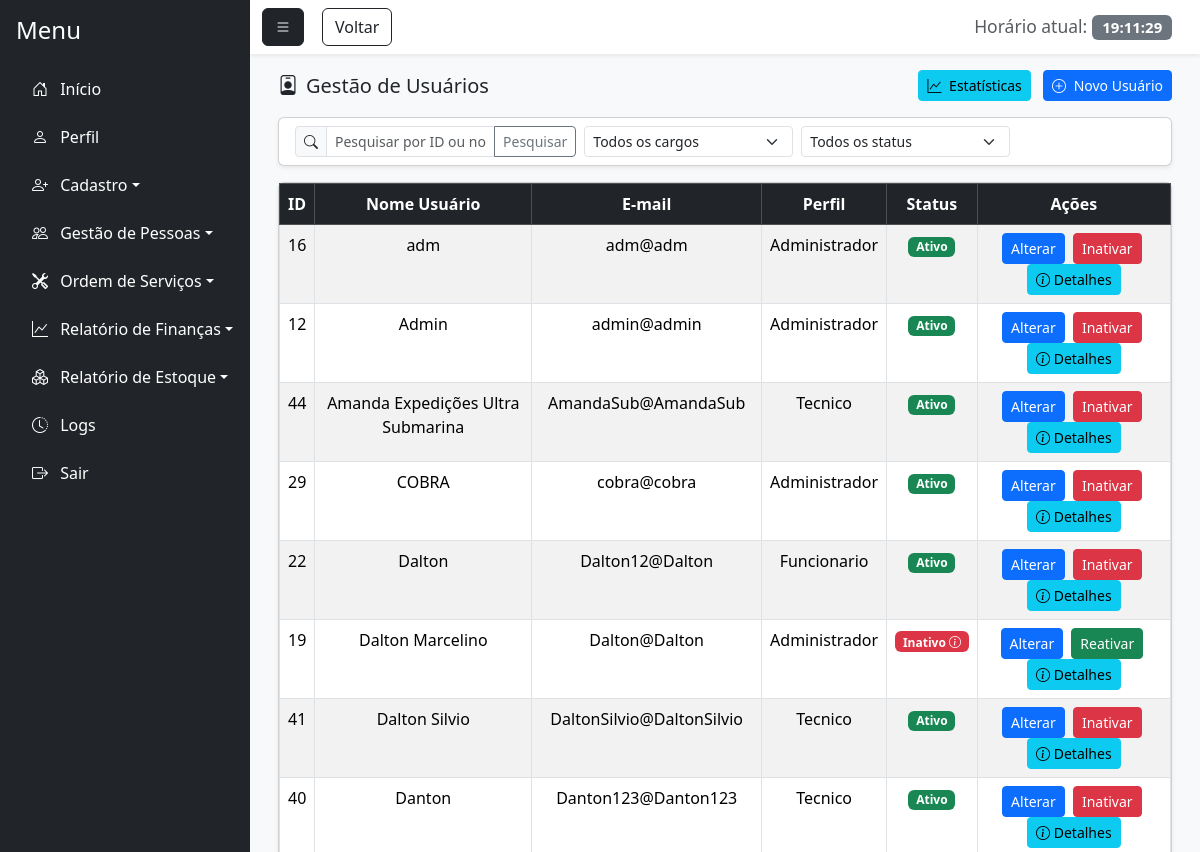
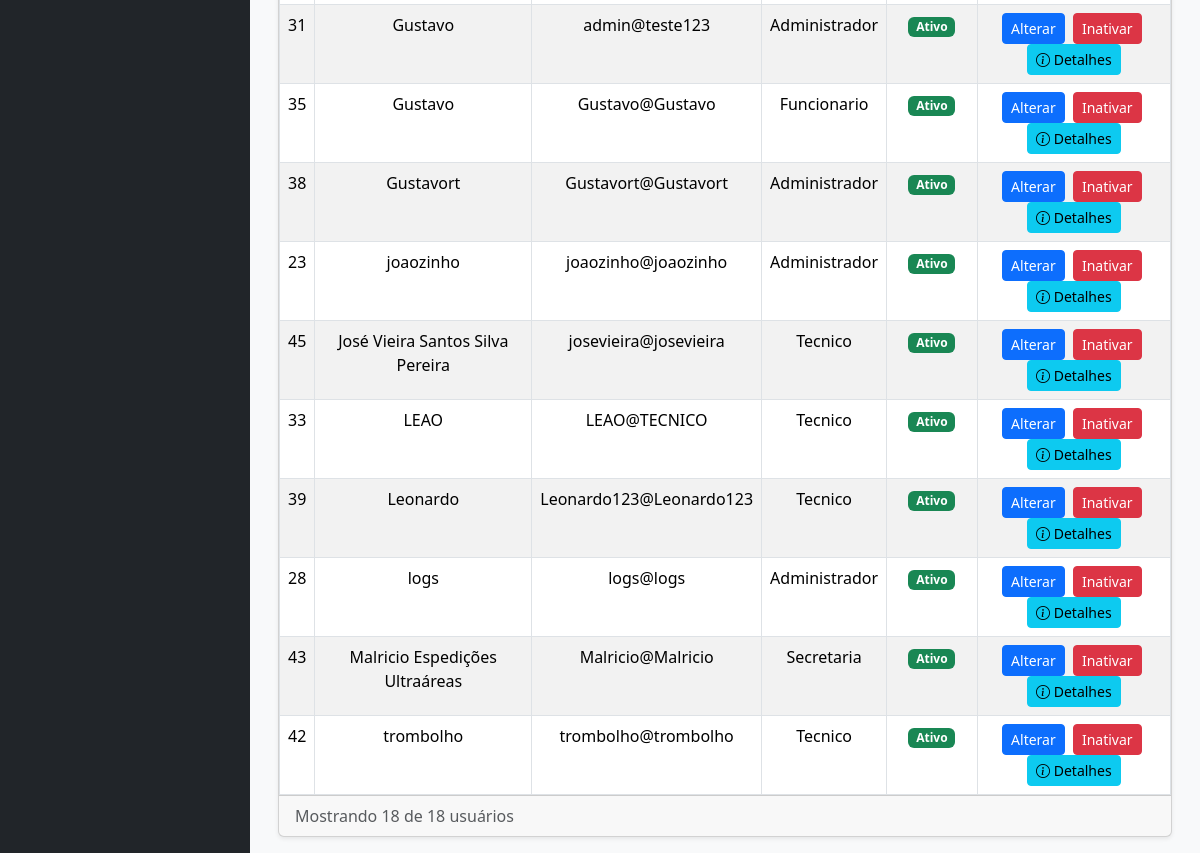
/gestao_usuario.php (signed in), run on an earlier commit of the app's database (2 pictures, top to bottom).
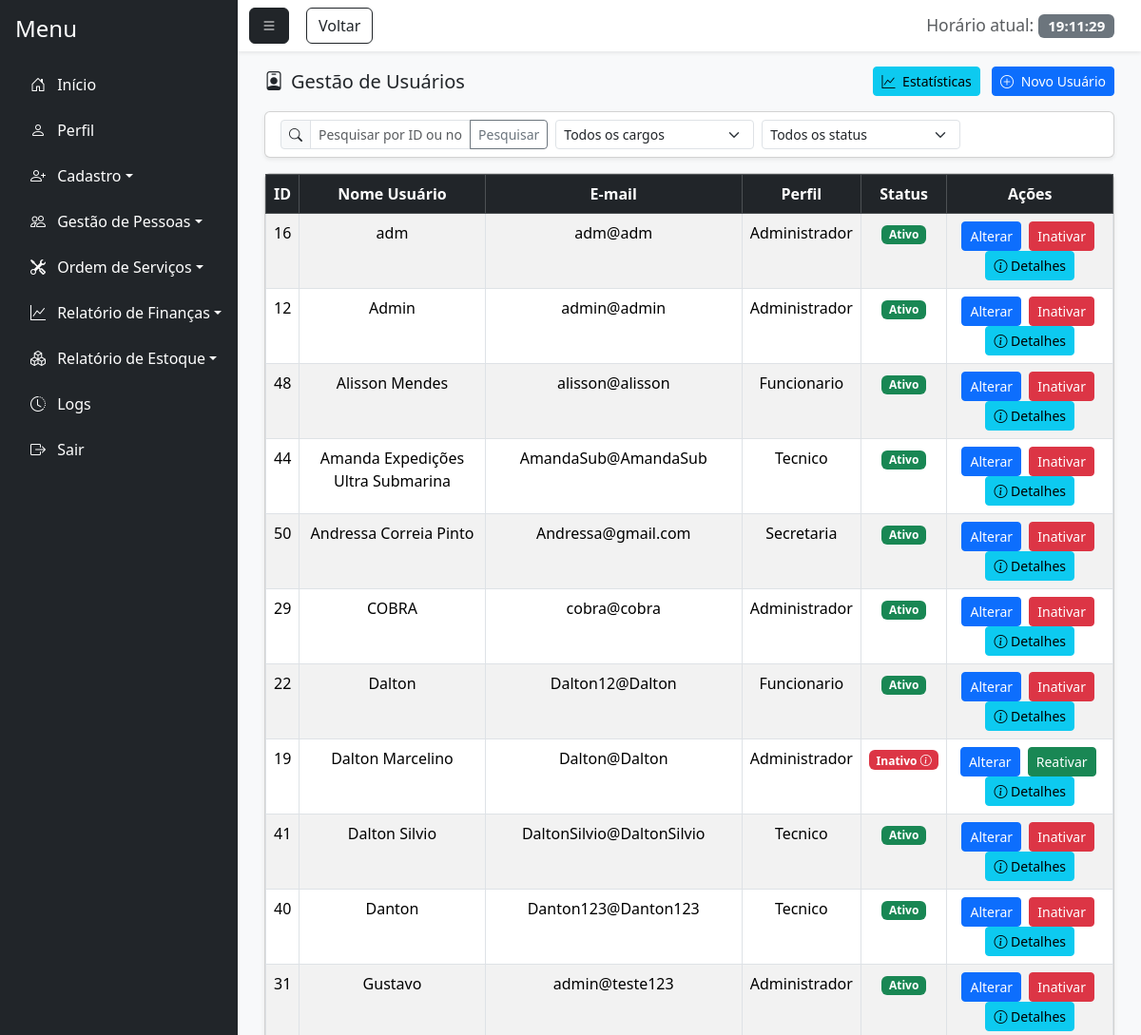
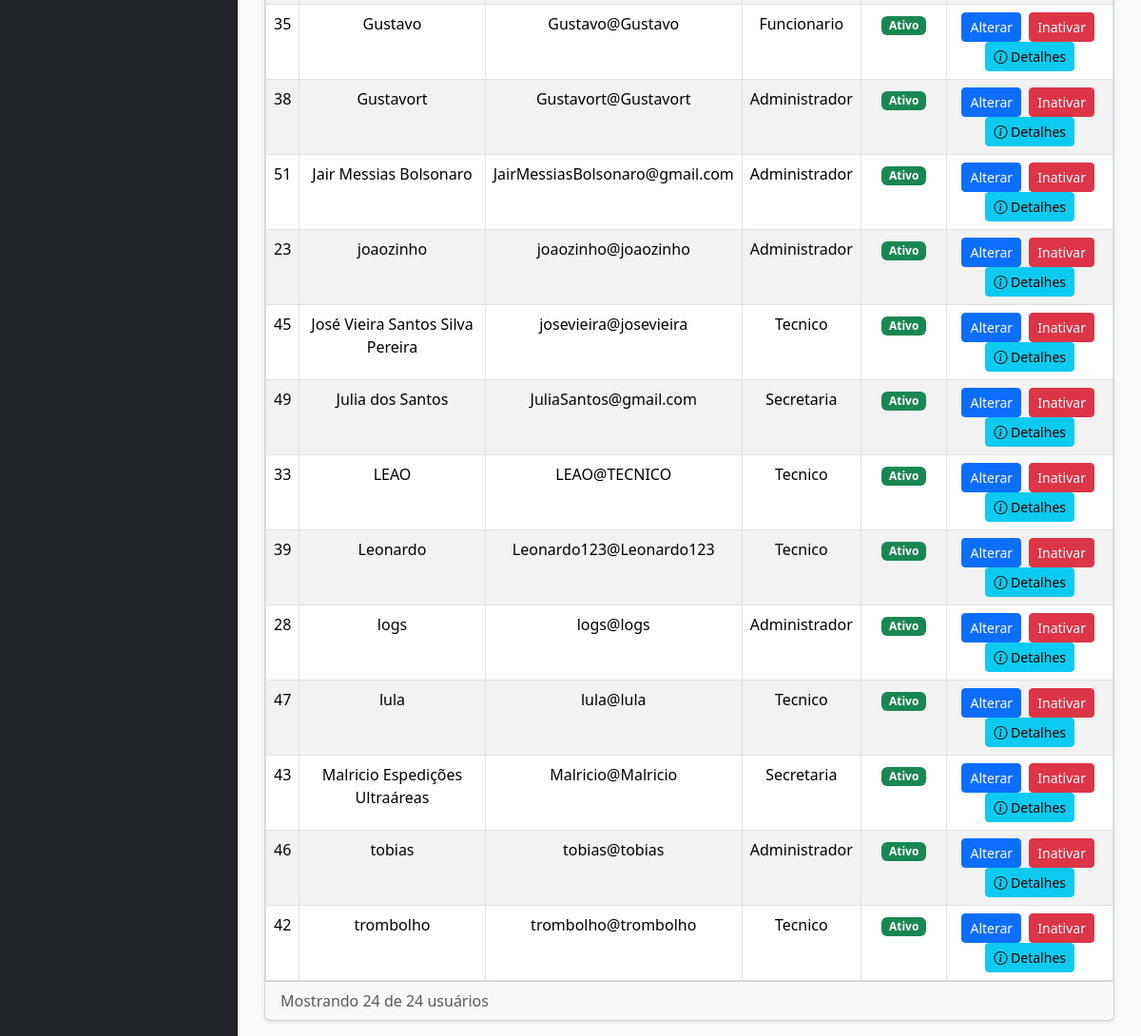
And on a later commit of the database (2 pictures, top to bottom).
### tables this page shows
CREATE TABLE `usuario` (
  `id_usuario` int(11) NOT NULL,
  `nome_usuario` varchar(100) NOT NULL,
  `senha` varchar(255) NOT NULL,
  `email` varchar(100) NOT NULL,
  `senha_temporaria` tinyint(1) DEFAULT 0,
  `id_perfil` int(11) NOT NULL,
  `status` enum('Ativo','Inativo') DEFAULT 'Ativo',
  `id_motivo_inatividade` int(11) DEFAULT NULL,
  `data_inatividade` date DEFAULT NULL,
  `observacao_inatividade` text DEFAULT NULL
);

CREATE TABLE `perfil` (
  `id_perfil` int(11) NOT NULL,
  `nome_perfil` varchar(100) NOT NULL
);

### gestao_usuario.php (the view, shortened to what this page needs)
<?php
    require_once 'conexao.php';
    require_once 'php/permissoes.php';
    $sql = "SELECT u.*, p.nome_perfil, m.descricao as motivo_inatividade
            FROM usuario u
            LEFT JOIN perfil p ON u.id_perfil = p.id_perfil
            LEFT JOIN motivo_inatividade m ON u.id_motivo_inatividade = m.id_motivo";
    $sql .= " ORDER BY u.nome_usuario ASC";
    $stmt = $pdo->prepare($sql);
    $stmt->execute();
    $usuarios = $stmt->fetchAll(PDO::FETCH_ASSOC);
$stmt->execute();
$usuarios = $stmt->fetchALL(PDO::FETCH_ASSOC);
?>
<!DOCTYPE html>
<html lang="pt-BR">
<head>
    <link href="https://cdn.jsdelivr.net/npm/bootstrap@5.3.7/dist/css/bootstrap.min.css" rel="stylesheet">
    <link rel="stylesheet" href="https://cdn.jsdelivr.net/npm/bootstrap-icons@1.11.1/font/bootstrap-icons.css">
    <link href="https://cdn.jsdelivr.net/npm/bootstrap-icons@1.11.1/font/bootstrap-icons.css" rel="stylesheet">
    <link rel="stylesheet" href="css/login.css">
</head>
<body class="bg-light">
    <div class="d-flex vh-100 bg-light">
        <div class="flex-grow-1 d-flex flex-column">
            <nav class="navbar navbar-light bg-white shadow-sm">
                <div class="container-fluid">
                    <button class="btn btn-dark" id="menu-toggle"><i class="bi bi-list"></i></button>
                    <button class="btn btn-outline-dark" style="position: absolute; margin-left: 60px;" onclick="history.back()">Voltar</button>
                    <span class="navbar-brand mb-0 h1">
                        <small class="text-muted">Horário atual:</small>
                        <span id="liveClock" class="badge bg-secondary"></span>
                    </span>
                </div>
            </nav>
            <div class="flex-grow-1 p-3" style="overflow-y: auto;">
                <div class="container-fluid">
                    <div class="d-flex justify-content-between align-items-center mb-3">
                <h5 class="mb-0"><i class="bi bi-person-badge me-2"></i>Gestão de Usuários</h5>
                <div>
                    <button class="btn btn-info btn-sm me-2" data-bs-toggle="modal" data-bs-target="#modalEstatisticas">
                        <i class="bi bi-graph-up me-1"></i> Estatísticas
                    </button>
                    <a href="cadastro_usuario.php" class="btn btn-primary btn-sm">
                        <i class="bi bi-plus-circle me-1"></i> Novo Usuário
                    </a>
                </div>
            </div>
                    <div class="card shadow-sm mb-3">
                        <div class="card-body py-2">
                            <form method="GET" action="gestao_usuario.php" id="filterForm">
                                <div class="row g-2">
                                    <div class="col-md-4">
                                        <div class="input-group input-group-sm">
                                            <span class="input-group-text"><i class="bi bi-search"></i></span>
                                            <input type="text" id="busca" name="busca" class="form-control"
                                                placeholder="Pesquisar por ID ou nome..."
                                                value="<?= isset($_GET['busca']) ? htmlspecialchars($_GET['busca']) : '' ?>">
                                            <button class="btn btn-outline-secondary" type="submit">Pesquisar</button>
                                        </div>
                                    </div>
                                    <div class="col-md-3">
                                        <select name="id_perfil" id="id_perfil" class="form-select form-select-sm">
                                            <option value="">Todos os cargos</option>
                                        </select>
                                    </div>
                                    <div class="col-md-3">
                                        <select name="status" id="status" class="form-select form-select-sm">
                                            <option value="">Todos os status</option>
                                        </select>
                                    </div>
                                    <div class="col-md-2">
                                    </div>
                                </div>
                            </form>
                        </div>
                    </div>
                    <div class="card shadow-sm">
                        <div class="card-body p-0">
                            <div class="table-responsive">
                                <?php if(!empty($usuarios)): ?>
                                    <table class="table table-striped table-hover table-bordered mb-0">
                                        <thead class="table-dark">
                                            <tr>
                                                <th><center>ID</center></th>
                                                <th><center>Nome Usuário</center></th>
                                                <th><center>E-mail</center></th>
                                                <th><center>Perfil</center></th>
                                                <th><center>Status</center></th>
                                                <th class="text-center">Ações</th>
                                            </tr>
                                        </thead>
                                        <tbody>
                                            <?php foreach($usuarios as $usuario): ?>
                                                <tr>
                                                    <td><center><?=htmlspecialchars($usuario['id_usuario'])?></center></td>
                                                    <td><center><?=htmlspecialchars($usuario['nome_usuario'])?></center></td>
                                                    <td><center><?=htmlspecialchars($usuario['email'])?></center></td>
                                                    <td><center><?=htmlspecialchars($usuario['nome_perfil'])?></center></td>
                                                    <td>
                                                        <center>
                                                            <?php if($usuario['status'] == 'Ativo'): ?>
                                                                <span class="badge bg-success">Ativo</span>
                                                            <?php else: ?>
                                                                <span class="badge bg-danger badge-details" onclick="mostrarDetalhesUsuario(<?=htmlspecialchars($usuario['id_usuario'])?>)">
                                                                    Inativo <i class="bi bi-info-circle"></i>
                                                                </span>
                                                            <?php endif; ?>
                                                        </center>
                                                    </td>
                                                    <td class="text-center">
                                                        <a href="#" class="btn btn-sm btn-primary me-1" onclick="carregarDadosUsuario(<?=htmlspecialchars($usuario['id_usuario'])?>)">Alterar</a>
                                                        <?php if($usuario['status'] == 'Ativo'): ?>
                                                            <a href="inativar_usuario.php?id=<?=htmlspecialchars($usuario['id_usuario'])?>" class="btn btn-sm btn-danger me-1">Inativar</a>
                                                        <?php else: ?>
                                                            <a href="gestao_usuario.php?id=<?=htmlspecialchars($usuario['id_usuario'])?>&acao=reativar" class="btn btn-sm btn-success me-1" onclick="return confirm('Tem certeza que deseja reativar este usuário?')">Reativar</a>
                                                        <?php endif; ?>
                                                        <button class="btn btn-sm btn-info" onclick="mostrarDetalhesUsuario(<?=htmlspecialchars($usuario['id_usuario'])?>)">
                                                            <i class="bi bi-info-circle"></i> Detalhes
                                                        </button>
                                                    </td>
                                                </tr>
                                            <?php endforeach;?>
                                        </tbody>
                                    </table>
                                <?php else: ?><br>
                                    <center><p>Nenhum usuário encontrado.</p></center>
                                <?php endif; ?>
                        </div>
                        <div class="card-footer py-2">
                            <div class="d-flex justify-content-between align-items-center">
                                <div>
                                    <span class="text-muted">Mostrando <?= count($usuarios) ?> de <?= count($usuarios) ?> usuários</span>
                                </div>
                            </div>
                        </div>
                    </div>
                </div>
            </div>
</body>
</html>

### php/permissoes.php (shortened to what this page needs)
<?php
$permissoes = [
    1 => [
        "Início" => ["principal.php"],
        "Perfil" => ["perfil.php"],
        "Cadastro" => [
            "cadastro_usuario.php", "cadastro_cliente.php", "cadastro_funcionario.php",
            "cadastro_fornecedor.php", "cadastro_pecas.php"
        ],
        "Gestão de Pessoas" => [
            "gestao_usuario.php", "gestao_cliente.php", "gestao_funcionario.php",
            "gestao_fornecedor.php"
        ],
        "Ordem de Serviços" => ["nova_ordem.php", "consultar_ordem.php", "pagamento.php"],
        "Relatório de Finanças" => ["relatorio_despesas.php", "relatorio_lucro.php"],
        "Relatório de Estoque" => [
            "relatorio_saida.php", "relatorio_pecas_estoque.php"
        ],
        "Logs" => ["logs.php"],
    ],
    2 => [
        "Início" => ["principal.php"],
        "Perfil" => ["perfil.php"],
        "Cadastro" => [
            "cadastro_cliente.php", "cadastro_funcionario.php",
            "cadastro_fornecedor.php", "cadastro_pecas.php"
        ],
        "Gestão de Pessoas" => ["gestao_cliente.php"],
        "Ordem de Serviços" => ["nova_ordem.php", "consultar_ordem.php", "pagamento.php"],
        "Relatório de Estoque" => [
            "relatorio_saida.php", "relatorio_pecas_estoque.php"
        ],
    ],
    3 => [
        "Início" => ["principal.php"],
        "Perfil" => ["perfil.php"],
        "Cadastro" => ["cadastro_cliente.php"],
        "Gestão de Pessoas" => ["gestao_cliente.php"],
        "Ordem de Serviços" => ["nova_ordem.php", "consultar_ordem.php", "pagamento.php"],
    ],
    4 => [
        "Início" => ["principal.php"],
        "Perfil" => ["perfil.php"],
        "Cadastro" => ["cadastro_pecas.php"],
        "Ordem de Serviços" => ["nova_ordem.php", "consultar_ordem.php", "pagamento.php"],
        "Relatório de Estoque" => [
            "relatorio_saida.php", "relatorio_pecas_estoque.php"
        ],
    ],
];
$id_perfil = $_SESSION['perfil'];
$opcoes_menu = isset($permissoes[$id_perfil]) ? $permissoes[$id_perfil] : [];
$icones_menu = [
    "Início" => "bi-house-door",
    "Perfil" => "bi-person",
    "Cadastro" => "bi-person-plus",
    "Gestão de Pessoas" => "bi-people",
    "Ordem de Serviços" => "bi-tools",
    "Relatório de Finanças" => "bi-graph-up",
    "Relatório de Estoque" => "bi-boxes",
    "Logs" => "bi-clock-history"
];
function formatarNomeExibicao($nomeArquivo) {
    $nome = basename($nomeArquivo, ".php");
    $prefixos = ['cadastro_', 'gestao_', 'relatorio_'];
    foreach ($prefixos as $prefixo) {
        if (strpos($nome, $prefixo) === 0) {
            $nome = substr($nome, strlen($prefixo));
            break;
        }
    }
    $nome = str_replace("_", " ", $nome);
    $nome = ucwords($nome);
    return $nome;
}
$ids = [
    "principal.php" => "menu-inicio",
    "perfil.php" => "menu-perfil",
    "cadastro_usuario.php" => "cadastro_usuario",
    "cadastro_cliente.php" => "cadastro_cliente",
    "cadastro_funcionario.php" => "cadastro_funcionario",
    "cadastro_fornecedor.php" => "cadastro_fornecedor",
    "cadastro_pecas.php" => "cadastro_pecas",
    "gestao_usuario.php" => "menu-gestao-usuario",
    "gestao_cliente.php" => "menu-gestao-cliente",
    "gestao_funcionario.php" => "menu-gestao-funcionario",
    "gestao_fornecedor.php" => "menu-gestao-fornecedor",
    "nova_ordem.php" => "nova_ordem",
    "consultar_ordem.php" => "menu-consultar-ordem",
    "pagamento.php" => "menu-pagamento",
    "relatorio_despesas.php" => "menu-relatorio-despesas",
    "relatorio_lucro.php" => "menu-relatorio-lucro",
    "relatorio_saida.php" => "menu-relatorio-saida",
    "relatorio_pecas_estoque.php" => "menu-relatorio-pecas",
    "logs.php" => "menu-logs"
];
function obterIdManual($arquivo) {
    global $ids;
    return isset($ids[$arquivo]) ? $ids[$arquivo] : 'menu-' . basename($arquivo, '.php');
}
function gerarMenu($opcoes_menu, $icones_menu) {
    $html = '';
    foreach ($opcoes_menu as $categoria => $arquivos) {
        $icone = isset($icones_menu[$categoria]) ? $icones_menu[$categoria] : "bi-circle";
        if (count($arquivos) > 1) {
            $html .= '<li class="nav-item mb-2 dropdown">';
            $html .= '<a class="nav-link text-white dropdown-toggle" href="#" id="menu-' . strtolower(str_replace(' ', '-', $categoria)) . '" role="button" data-bs-toggle="dropdown" aria-expanded="false">';
            $html .= '<i class="bi ' . $icone . ' me-2"></i> ' . $categoria;
            $html .= '</a>';
            $html .= '<ul class="dropdown-menu dropdown-menu-dark" aria-labelledby="menu-' . strtolower(str_replace(' ', '-', $categoria)) . '">';
            foreach ($arquivos as $arquivo) {
                $nomeExibicao = formatarNomeExibicao($arquivo);
                $html .= '<li><a class="dropdown-item" id="' . obterIdManual($arquivo) . '" href="' . $arquivo . '">' . $nomeExibicao . '</a></li>';
            }
            $html .= '</ul>';
            $html .= '</li>';
        } else {
            $html .= '<li class="nav-item mb-2">';
            $html .= '<a id="' . obterIdManual($arquivos[0]) . '" href="' . $arquivos[0] . '" class="nav-link text-white">';
            $html .= '<i class="bi ' . $icone . ' me-2"></i> ' . $categoria;
            $html .= '</a>';
            $html .= '</li>';
        }
    }
    return $html;
}
$menu_html = '
<nav id="sidebar" class="bg-dark text-white p-3" style="width: 250px;">
    <h4 class="mb-4">Menu</h4>
    <ul class="nav flex-column">
        ' . gerarMenu($opcoes_menu, $icones_menu) . '
        <li class="nav-item">
            <a id="menu-sair" href="php/logout.php" class="nav-link text-white"><i class="bi bi-box-arrow-right me-2"></i> Sair</a>
        </li>
    </ul>
</nav>
<script>
    document.getElementById("menu-toggle").addEventListener("click", function () {
        document.getElementById("sidebar").classList.toggle("d-none");
    });
    function updateClock() {
        const now = new Date();
        const timeString = now.toLocaleTimeString(\'pt-BR\');
        document.getElementById(\'liveClock\').textContent = timeString;
    }
    setInterval(updateClock, 1000);
    updateClock();
</script>
';
function exibirMenu() {
    global $menu_html;
    echo $menu_html;
}
?>

### css/login.css (style rules this page uses)
* { margin: 0; padding: 0; }
body { overflow-y: hidden; text-decoration: none !important; }

What changed in the data, as far as the page shows it:
added usuario: id_usuario "48", nome_usuario "Alisson Mendes", email "alisson@alisson", id_perfil.nome_perfil "Funcionario", status "Ativo"
added usuario: id_usuario "50", nome_usuario "Andressa Correia Pinto", email "Andressa@gmail.com", id_perfil.nome_perfil "Secretaria", status "Ativo"
added usuario: id_usuario "51", nome_usuario "Jair Messias Bolsonaro", email "JairMessiasBolsonaro@gmail.com", id_perfil.nome_perfil "Administrador", status "Ativo"
added usuario: id_usuario "49", nome_usuario "Julia dos Santos", email "JuliaSantos@gmail.com", id_perfil.nome_perfil "Secretaria", status "Ativo"
added usuario: id_usuario "47", nome_usuario "lula", email "lula@lula", id_perfil.nome_perfil "Tecnico", status "Ativo"
added usuario: id_usuario "46", nome_usuario "tobias", email "tobias@tobias", id_perfil.nome_perfil "Administrador", status "Ativo"
Also different on the page:
count($usuarios): "18" → "24"
